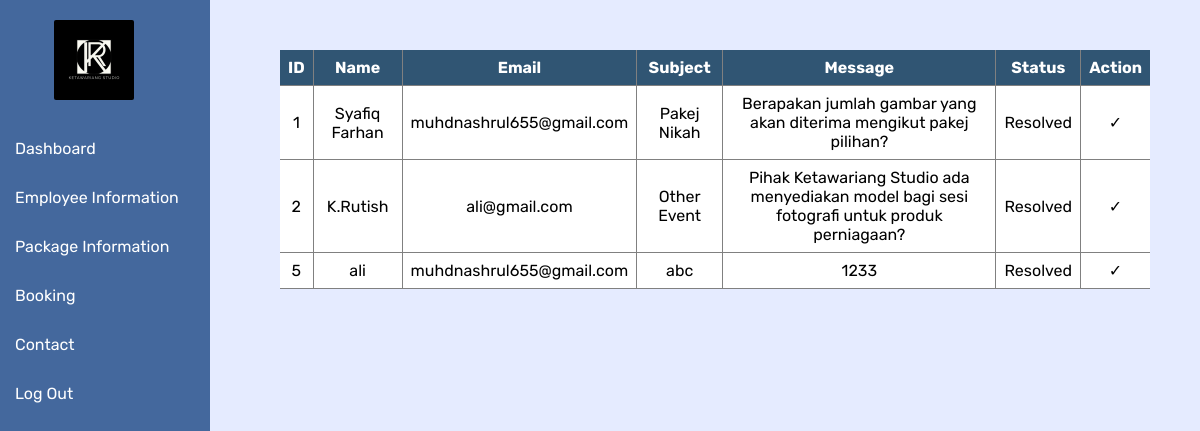
Page /admin-contact.php (signed in) on the committed database.
### tables this page shows
CREATE TABLE `contact` (
  `id` int(11) NOT NULL,
  `name` varchar(255) NOT NULL,
  `email` varchar(255) NOT NULL,
  `subject` varchar(255) NOT NULL,
  `message` text NOT NULL,
  `status` varchar(10) NOT NULL DEFAULT 'Pending'
);

### admin-contact.php (the view, shortened to what this page needs)
<?php
include 'connect.php';
$sql = "SELECT * FROM contact";
$result = $conn->query($sql);
?>
<!DOCTYPE html>
<html>
<head>
    <link rel="stylesheet" type="text/css" href="style\admin-contact.css?v=<?php echo time(); ?>">
</head>
<body>
    <nav>
        <ul>
            <div class="logo">
                <img src="images\logo company.jpg" alt="Logo">
            </div>
            <li><a href="admin-dashboard.php" class="active">Dashboard</a></li>
            <li><a href="admin-emp_info.php">Employee Information</a></li>
            <li><a href="admin-listpackage_info.php">Package Information</a></li>
            <li><a href="admin-listbooking.php">Booking</a></li>
            <li><a href="admin-contact.php">Contact</a></li>
            <li><a href="logout.php">Log Out</a></li>
        </ul>
    </nav>
    <table>
        <tr>
            <th>ID</th>
            <th>Name</th>
            <th>Email</th>
            <th>Subject</th>
            <th>Message</th>
            <th>Status</th>
            <th>Action</th>
        </tr>
        <?php
        if ($result->num_rows > 0) {
            while ($row = $result->fetch_assoc()) {
                echo "<tr>";
                echo "<td>" . $row["id"] . "</td>";
                echo "<td>" . $row["name"] . "</td>";
                echo "<td>" . $row["email"] . "</td>";
                echo "<td>" . $row["subject"] . "</td>";
                echo "<td>" . $row["message"] . "</td>";
                echo "<td>" . $row["status"] . "</td>";
                echo "<td>";
                if ($row["status"] === "Pending") {
                    echo "<form method='post'>";
                    echo "<input type='hidden' name='id' value='" . $row["id"] . "'>";
                    echo "<button type='submit' name='resolved'>Resolved</button>";
                    echo "</form>";
                } else if ($row["status"] === "Resolved") {
                    echo "&#10003;";
                }
                echo "</td>";
                echo "</tr>";
            }
        } else {
            echo "<tr><td colspan='7'>No data found.</td></tr>";
        }
        ?>
    </table>
</body>
</html>

### style/admin-contact.css (style rules this page uses)
body { margin: 0; padding: 0; background-color: #e5ebff; font-family: "Rubik", sans-serif; }
nav { width: 210px; background-color: #44689d; height: 100vh; position: fixed; left: 0; top: 0; }
nav ul { list-style-type: none; margin: 0; padding: 0; }
nav ul li { margin: 0; padding: 0; }
nav ul li a { display: block; color: #fff; text-decoration: none; padding: 15px; font-weight: 400; }
.logo { padding: 20px; margin-left: 34px; }
.logo img { width: 80px; border-radius: 2px; }
table { width: calc(90% - 210px); margin-left: auto; margin-right: 50px; margin-top: 50px; border-collapse: collapse; background-color: #fff; }
th, td { padding: 8px; border-bottom: 1px solid grey; border-right: 1px solid grey; text-align: center; }
th:last-child, td:last-child { border-right: none; }
th { background-color: #305573; color: #fff; }

### rows in the picture
contact: id "1", name "Syafiq Farhan", email "muhdnashrul655@gmail.com", subject "Pakej Nikah", message "Berapakan jumlah gambar yang akan diterima mengikut pakej pilihan?", status "Resolved"
contact: id "2", name "K.Rutish", email "ali@gmail.com", subject "Other Event", message "Pihak Ketawariang Studio ada menyediakan model bagi sesi fotografi untuk produk perniagaan?", status "Resolved"
contact: id "5", name "ali", email "muhdnashrul655@gmail.com", subject "abc", message "1233", status "Resolved"
